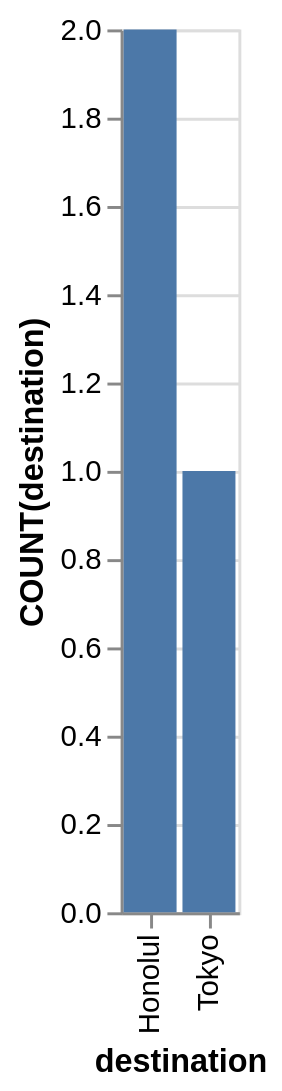

Source (Vega-Lite JSON):
### Vega-Lite specification from a JSON file in a GitHub repository (floating-point values rounded to 4 significant figures)
{"data": {"values": [{"x_data": "Honolul", "y_data": 2}, {"x_data": "Tokyo", "y_data": 1}]}, "mark": "bar", "encoding": {"x": {"field": "x_data", "type": "nominal", "title": "destination", "sort": "ascending"}, "y": {"field": "y_data", "type": "quantitative", "title": "COUNT(destination)"}}}
